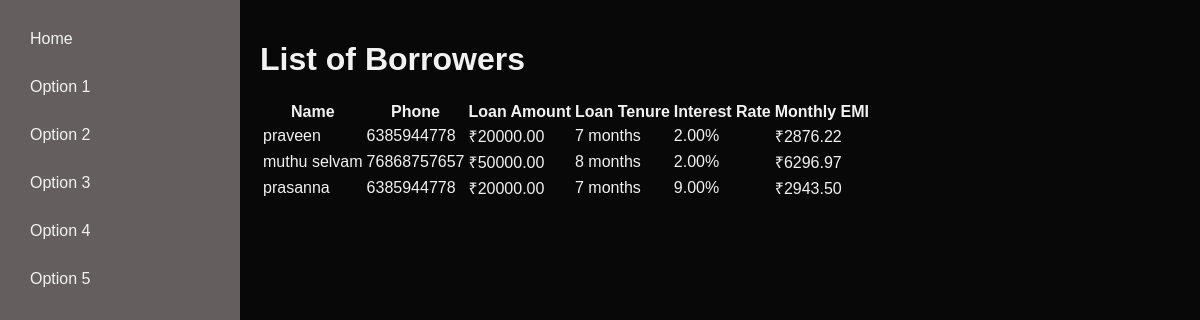
/option3/, run on the app's committed database.
### ica/models.py (models this page shows, shortened)
class Borrower(models.Model):
    name = models.CharField(max_length=100)
    phone = models.CharField(max_length=15)
    loan_amount = models.DecimalField(max_digits=10, decimal_places=2)
    loan_tenure = models.IntegerField()  # In months
    interest_rate = models.DecimalField(max_digits=5, decimal_places=2)  # In percentage
    created_at = models.DateTimeField(auto_now_add=True)
    def calculate_emi(self):
        monthly_interest_rate = (self.interest_rate / 100) / 12
        numerator = self.loan_amount * monthly_interest_rate * (1 + monthly_interest_rate) ** self.loan_tenure
        denominator = (1 + monthly_interest_rate) ** self.loan_tenure - 1
        emi = numerator / denominator
        return round(emi, 2)

### ica/views.py (the view)
# urls.py: path('option3/', views.option3, name='option3'),
def option3(request):
    borrowers = Borrower.objects.all()
    context = {'borrowers': borrowers}
    return render(request, 'ica/option3.html', context)

### ica/templates/ica/option3.html
{% extends 'ica/index.html' %}
{% block content %}
<h1>List of Borrowers</h1>
<table>
    <thead>
        <tr>
            <th>Name</th>
            <th>Phone</th>
            <th>Loan Amount</th>
            <th>Loan Tenure</th>
            <th>Interest Rate</th>
            <th>Monthly EMI</th>
        </tr>
    </thead>
    <tbody>
        {% for borrower in borrowers %}
        <tr>
            <td>{{ borrower.name }}</td>
            <td>{{ borrower.phone }}</td>
            <td>₹{{ borrower.loan_amount }}</td>
            <td>{{ borrower.loan_tenure }} months</td>
            <td>{{ borrower.interest_rate }}%</td>
            <td>₹{{ borrower.calculate_emi }}</td>
        </tr>
        {% endfor %}
    </tbody>
</table>
{% endblock %}

### ica/templates/ica/index.html (shortened to what this page needs)
<!DOCTYPE html>
<html lang="en">
<head>
</head>
<body>
    <div class="navbar">
        <a href="{% url 'home' %}">Home</a>
        <a href="{% url 'option1' %}">Option 1</a>
        <a href="{% url 'option2' %}">Option 2</a>
        <a href="{% url 'option3' %}">Option 3</a>
        <a href="{% url 'option4' %}">Option 4</a>
        <a href="{% url 'option5' %}">Option 5</a>
    </div>
    <div class="content">
        {% block content %}
        {% endblock %}
    </div>
</body>
</html>

### ica/templates/ica/index.html (style rules this page uses)
body { margin: 0; font-family: Arial, sans-serif; display: flex; background-color: #080808; color: #f2f2f2; }
.navbar { width: 200px; background-color: #655e5e; height: 100vh; padding: 20px; }
.navbar a { display: block; color: #f2f2f2; padding: 10px; text-decoration: none; margin-bottom: 10px; }
.content { flex: 1; padding: 20px; }

### data on the page
Borrower: name "praveen", phone "6385944778", loan_amount "20000.00", loan_tenure "7", interest_rate "2.00", calculate_emi "2876.22"
Borrower: name "muthu selvam", phone "76868757657", loan_amount "50000.00", loan_tenure "8", interest_rate "2.00", calculate_emi "6296.97"
Borrower: name "prasanna", phone "6385944778", loan_amount "20000.00", loan_tenure "7", interest_rate "9.00", calculate_emi "2943.50"
